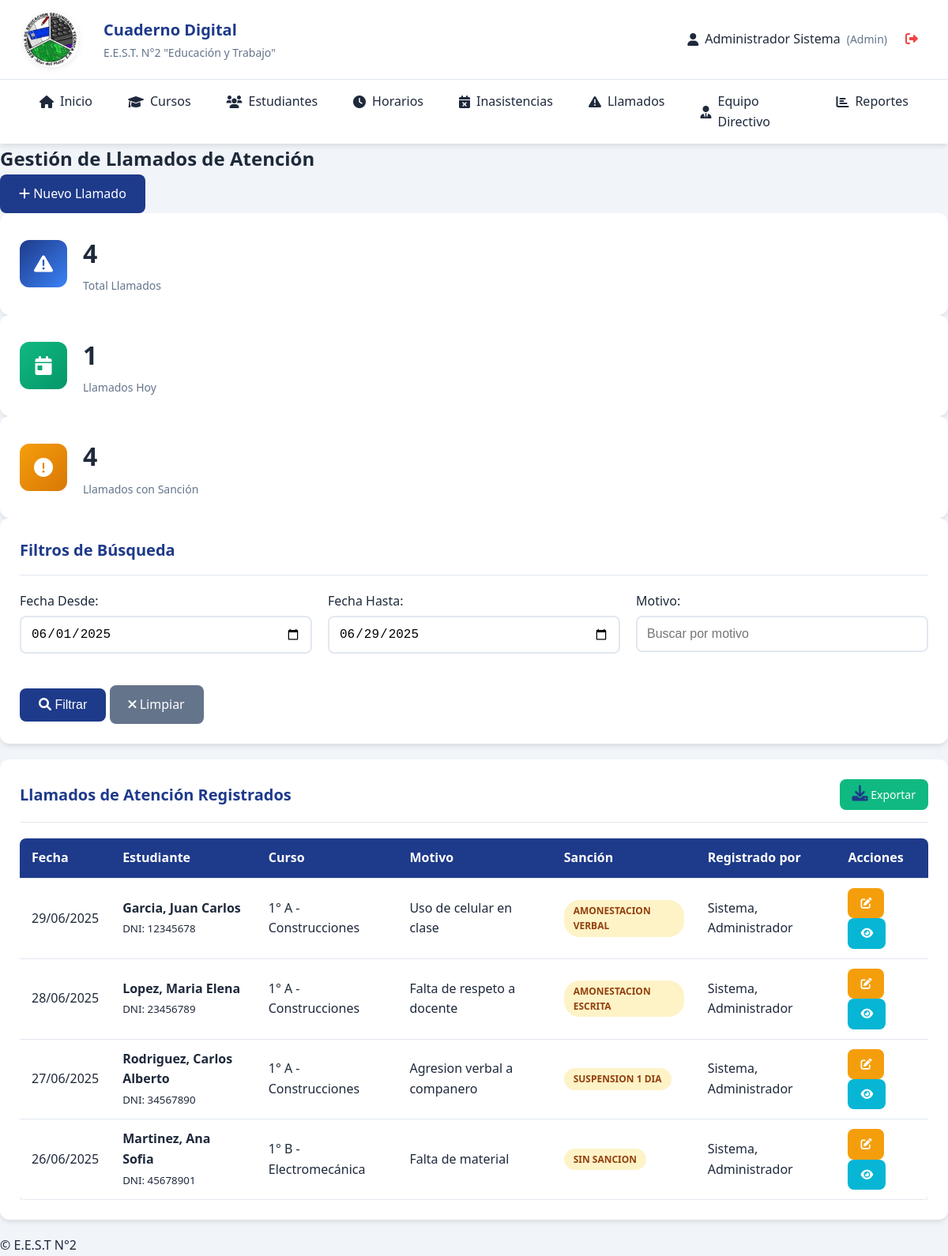
Before: /llamados.php (signed in) with the older database file.
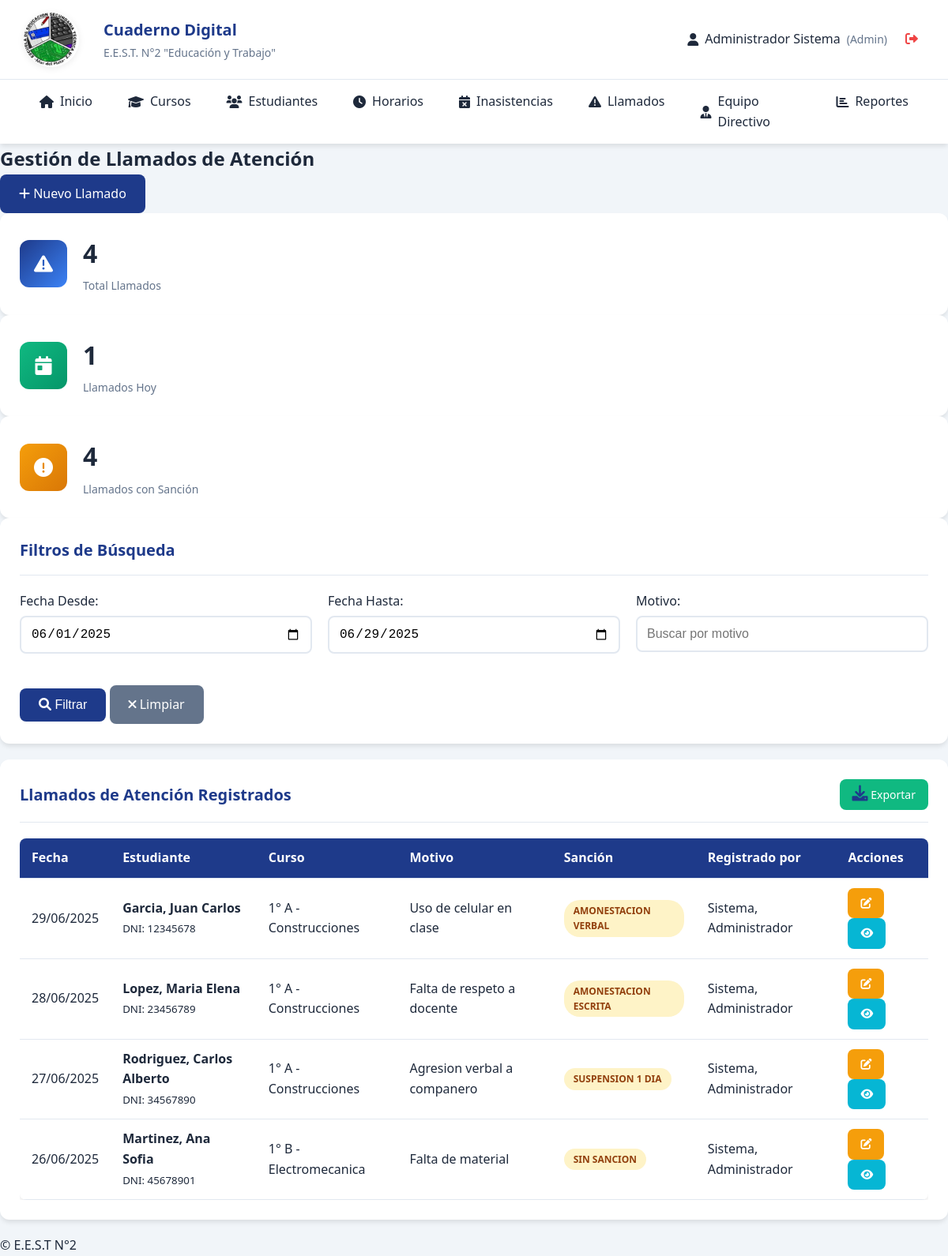
After: the same page with the newer database file.
### tables this page shows
CREATE TABLE IF NOT EXISTS llamados_atencion (
    id INT AUTO_INCREMENT PRIMARY KEY,
    estudiante_id INT NOT NULL,
    fecha DATE NOT NULL,
    motivo TEXT NOT NULL,
    sancion VARCHAR(100),
    observaciones TEXT,
    usuario_id INT NOT NULL,  
    fecha_registro TIMESTAMP DEFAULT CURRENT_TIMESTAMP,
    FOREIGN KEY (estudiante_id) REFERENCES estudiantes(id),
    FOREIGN KEY (usuario_id) REFERENCES usuarios(id)
);

CREATE TABLE IF NOT EXISTS especialidades (
    id INT AUTO_INCREMENT PRIMARY KEY,
    nombre VARCHAR(100) NOT NULL,
    descripcion TEXT,
    activa BOOLEAN DEFAULT TRUE
);

CREATE TABLE IF NOT EXISTS estudiantes (
    id INT AUTO_INCREMENT PRIMARY KEY,
    dni VARCHAR(20) UNIQUE NOT NULL,
    apellido VARCHAR(100) NOT NULL,
    nombre VARCHAR(100) NOT NULL,
    fecha_nacimiento DATE,
    grupo_sanguineo VARCHAR(10),
    obra_social VARCHAR(100),
    domicilio TEXT,
    telefono_fijo VARCHAR(20),
    telefono_celular VARCHAR(20),
    email VARCHAR(100),
    foto VARCHAR(255),  
    curso_id INT,
    activo BOOLEAN DEFAULT TRUE,
    fecha_ingreso DATE DEFAULT CURRENT_DATE,
    FOREIGN KEY (curso_id) REFERENCES cursos(id)
);

CREATE TABLE IF NOT EXISTS cursos (
    id INT AUTO_INCREMENT PRIMARY KEY,
    anio INT NOT NULL,  
    division VARCHAR(5) NOT NULL,  
    turno_id INT NOT NULL,
    especialidad_id INT NOT NULL,
    taller_id INT,
    grado ENUM('inferior', 'superior') NOT NULL,  
    activo BOOLEAN DEFAULT TRUE,
    FOREIGN KEY (turno_id) REFERENCES turnos(id),
    FOREIGN KEY (especialidad_id) REFERENCES especialidades(id),
    FOREIGN KEY (taller_id) REFERENCES talleres(id)
);

CREATE TABLE IF NOT EXISTS usuarios (
    id INT AUTO_INCREMENT PRIMARY KEY,
    username VARCHAR(50) UNIQUE NOT NULL,
    password VARCHAR(255) NOT NULL,
    nombre VARCHAR(100) NOT NULL,
    apellido VARCHAR(100) NOT NULL,
    email VARCHAR(100),
    rol ENUM('admin', 'directivo', 'preceptor', 'secretaria') NOT NULL,
    activo BOOLEAN DEFAULT TRUE,
    fecha_creacion TIMESTAMP DEFAULT CURRENT_TIMESTAMP
);

### config/database.php (called while the page is built, shortened)
<?php
class Database {
    private static $instance = null;
    private $connection;
    private function __construct() {
        try {
            $this->connection = new PDO(
                "mysql:host=" . DB_HOST . ";dbname=" . DB_NAME . ";charset=utf8",
                DB_USER,
                DB_PASS,
                [
                    PDO::ATTR_ERRMODE => PDO::ERRMODE_EXCEPTION,
                    PDO::ATTR_DEFAULT_FETCH_MODE => PDO::FETCH_ASSOC,
                    PDO::ATTR_EMULATE_PREPARES => false
                ]
            );
        } catch (PDOException $e) {
            die("Error de conexión: " . $e->getMessage());
        }
    }
    public static function getInstance() {
        if (self::$instance === null) {
            self::$instance = new self();
        }
        return self::$instance;
    }
    public function query($sql, $params = []) {
        $stmt = $this->connection->prepare($sql);
        $stmt->execute($params);
        return $stmt;
    }
    public function fetchAll($sql, $params = []) {
        return $this->query($sql, $params)->fetchAll();
    }
}
?>

### llamados.php (the view, shortened to what the changed rows need)
<?php
include 'includes/header.php';
require_once 'config/database.php';
$db = Database::getInstance();
$fecha_desde = $_GET['fecha_desde'] ?? date('Y-m-01');
$fecha_hasta = $_GET['fecha_hasta'] ?? date('Y-m-d');
$where_conditions = ["1=1"];
$params = [];
if ($fecha_desde) {
    $where_conditions[] = "l.fecha >= ?";
    $params[] = $fecha_desde;
}
if ($fecha_hasta) {
    $where_conditions[] = "l.fecha <= ?";
    $params[] = $fecha_hasta;
}
$where_clause = implode(" AND ", $where_conditions);
$llamados = $db->fetchAll("
    SELECT l.*, e.apellido, e.nombre, e.dni, c.anio, c.division, esp.nombre as especialidad,
           u.nombre as usuario_nombre, u.apellido as usuario_apellido
    FROM llamados_atencion l
    JOIN estudiantes e ON l.estudiante_id = e.id
    LEFT JOIN cursos c ON e.curso_id = c.id
    LEFT JOIN especialidades esp ON c.especialidad_id = esp.id
    LEFT JOIN usuarios u ON l.usuario_id = u.id
    WHERE $where_clause
    ORDER BY l.fecha DESC, e.apellido, e.nombre
    LIMIT 200
", $params);
?>
<section class="llamados-section">
    <div class="section-header">
        <h2>Gestión de Llamados de Atención</h2>
    </div>
    <div class="card">
        <div class="table-container">
            <table class="table">
                <thead>
                    <tr>
                        <th>Fecha</th>
                        <th>Estudiante</th>
                        <th>Curso</th>
                        <th>Motivo</th>
                        <th>Sanción</th>
                        <th>Registrado por</th>
                        <th>Acciones</th>
                    </tr>
                </thead>
                <tbody>
                    <?php foreach ($llamados as $llamado): ?>
                    <tr>
                        <td><?php echo date('d/m/Y', strtotime($llamado['fecha'])); ?></td>
                        <td>
                            <strong><?php echo htmlspecialchars($llamado['apellido'] . ', ' . $llamado['nombre']); ?></strong><br>
                            <small>DNI: <?php echo htmlspecialchars($llamado['dni']); ?></small>
                        </td>
                        <td><?php echo $llamado['anio'] . '° ' . $llamado['division'] . ' - ' . $llamado['especialidad']; ?></td>
                        <td><?php echo htmlspecialchars($llamado['motivo']); ?></td>
                        <td>
                            <?php if ($llamado['sancion']): ?>
                                <span class="status status-warning"><?php echo htmlspecialchars($llamado['sancion']); ?></span>
                            <?php else: ?>
                                <span class="status status-inactive">Sin sanción</span>
                            <?php endif; ?>
                        </td>
                        <td><?php echo htmlspecialchars($llamado['usuario_apellido'] . ', ' . $llamado['usuario_nombre']); ?></td>
                        <td>
                            <a href="llamado_editar.php?id=<?php echo $llamado['id']; ?>" class="btn btn-sm btn-warning">
                                <i class="fas fa-edit"></i>
                            </a>
                            <a href="llamado_ver.php?id=<?php echo $llamado['id']; ?>" class="btn btn-sm btn-info">
                                <i class="fas fa-eye"></i>
                            </a>
                        </td>
                    </tr>
                    <?php endforeach; ?>
                </tbody>
            </table>
        </div>
    </div>
</section>
<?php include 'includes/footer.php'; ?>

Changed rows visible on the page:
changed through a linked row, llamados_atencion "Falta de material": especialidades.nombre "Electromecánica" → "Electromecanica"
